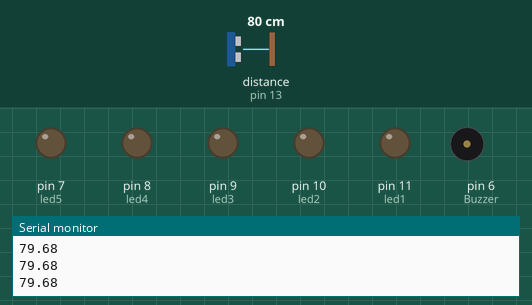
Bench run of a sketch on a simulated Arduino Uno, built with avr-gcc and run on an emulated ATmega328P. Parts: output pins drawn as LEDs (lit = HIGH), buzzer (waves = sounding, pin HIGH), the last lines printed to the serial monitor. Wiring (inferred from the names in the program): ultrasonic range finder: trigger pin 12; echo pin 13. The test bench sets the inputs (shaded band); at power-on: distance to the obstacle (sensor on pin 13) 80 cm. The echo pulse lasts 58.3 µs per cm; pins used as bus, display or sensor lines are not drawn.

Above: at 1.2 s.
1.3 s: distance to the obstacle (sensor on pin 13) set to 54 cm
2.8 s: distance to the obstacle (sensor on pin 13) set to 46 cm
At 3.9 s:
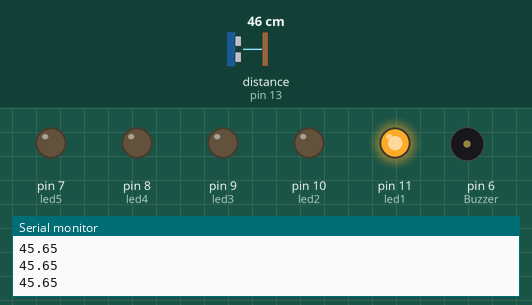
4.4 s: distance to the obstacle (sensor on pin 13) set to 38 cm
At 5.7 s:
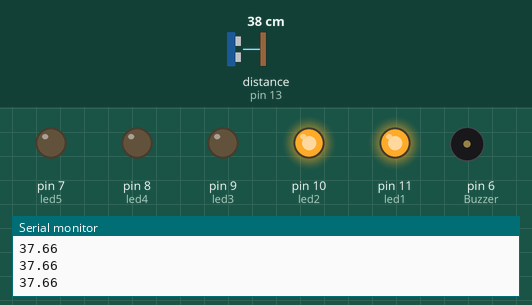
6.0 s: distance to the obstacle (sensor on pin 13) set to 34 cm
7.5 s: distance to the obstacle (sensor on pin 13) set to 27 cm
At 8.0 s:
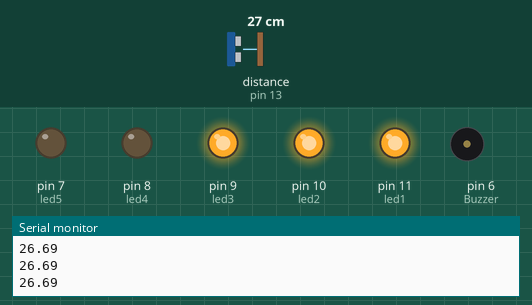
9.1 s: distance to the obstacle (sensor on pin 13) set to 35 cm
At 10.6 s:
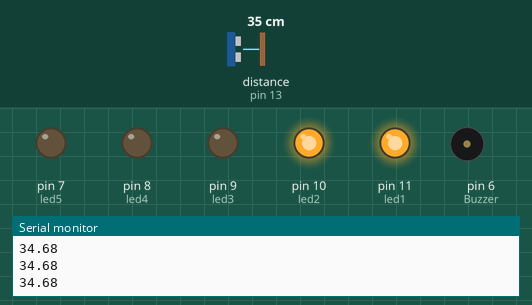
Timing chart, 0 to 11.7 s (numbered marks = the images above; inputs shaded):
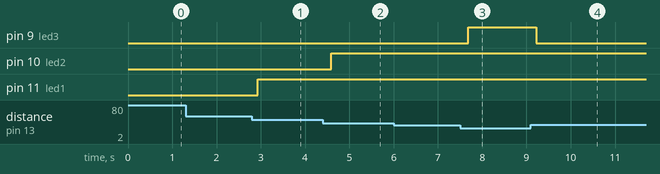

Measured:
- the behaviour switches between 51 and 50 cm on distance to the obstacle (sensor on pin 13) (found by bisection; images 0 and 1)
- the behaviour switches between 41 and 40 cm on distance to the obstacle (sensor on pin 13) (found by bisection; images 1 and 2)
- the behaviour switches between 31 and 30 cm on distance to the obstacle (sensor on pin 13) (found by bisection; images 2 and 3)
- after the input at 2.8 s, pin 11 (led1): LOW → HIGH after 0.13 s
- after the input at 4.4 s, pin 10 (led2): LOW → HIGH after 0.19 s
- after the input at 7.5 s, pin 9 (led3): LOW → HIGH after 0.18 s
- after the input at 9.1 s, pin 9 (led3): HIGH → LOW after 0.12 s

The sketch:

SensorUltrasonico.ino
```cpp
long tiempo;
int disparador=12; /*trigger*/
int entrada=13;/*echo*/
float distancia;
int led1=11;
int led2=10;
int led3=9;
int led4=8;
int led5=7;
void setup() {
  // put your setup code here, to run once:
  pinMode(disparador,OUTPUT);//sensor
  pinMode(entrada,INPUT);
  Serial.begin(9600);
  pinMode(6,OUTPUT); //Buzzer
  pinMode(led1,OUTPUT);/*leds*/
  pinMode(led2,OUTPUT);/*leds*/
  pinMode(led3,OUTPUT);/*leds*/
  pinMode(led4,OUTPUT);/*leds*/
  pinMode(led5,OUTPUT);/*leds*/

}

void loop() {
  // put your main code here, to run repeatedly:
  /*digitalWrite(led1,HIGH);
  delay(1000);
  digitalWrite(led2,HIGH);
  delay(1000);
  digitalWrite(led3,HIGH);
  delay(1000);
  digitalWrite(led4,HIGH);
  delay(1000);
  digitalWrite(led5,HIGH);
  delay(1000);*/

digitalWrite(disparador,HIGH);
delayMicroseconds(10);
digitalWrite(disparador,LOW);
tiempo =(pulseIn(entrada,HIGH)/2);
/*ahora se calculara la distancia en cm
 * sabiendo que el espacio del sonido es de 343m/2
 * tenemos en millonesimas de segundo*/
 distancia=(tiempo*0.0343);

 Serial.println(distancia);
 delay(100);

 if(distancia <= 50){
  digitalWrite(led1,HIGH);

 }else{
  digitalWrite(led1,LOW);
delay(0);
 }

 if(distancia <= 40){
  digitalWrite(led2,HIGH);
  delay(0);
 }else{
  digitalWrite(led2,LOW);
 delay(0);

 }
 if(distancia <= 30){
  digitalWrite(led3,HIGH);
  delay(0);
 }else{
  digitalWrite(led3,LOW);
 delay(0);
 }

 if(distancia <= 20){
  digitalWrite(led4,HIGH);
  delay(0);
 }else{
  digitalWrite(led4,LOW);
 delay(0);
 }

 if(distancia <= 10){
  digitalWrite(led5,HIGH);
  delay(0);
 tone(6,500,200);

 }else{
  digitalWrite(led5,LOW);

 }
}
```
